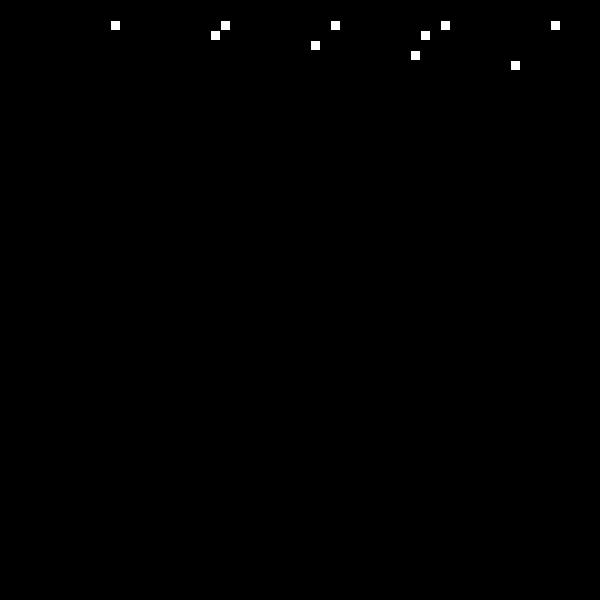
Frame 1 (no input)
Frame 60 (the mouse pressed at the canvas centre just before this capture): identical to frame 1, image omitted
Frame 120 (the mouse held since frame 60 and released just before this capture): identical to frame 1, image omitted

The Processing sketch that drew this single still picture (run headless with seeded random() and noise(); from frame 60 on, the mouse is pressed at the canvas centre):

// Processing sketch: processing_185238
// ── processing_185238.pde



void setup() {
  size(600,600);
  background(0);
}

void draw() {
  
  float rand1=90/20;
    for (int x = 10; x < 590; x = x+10) { //Array on x axis
      for (int y = 10; y < 590; y = y+10) { //Array on y axis
      pushMatrix();
      float rot = random(x,y);
      translate(x*y,10);        
          rect(x,y,10,10);
          rotate(random(rot));
          popMatrix();
    }
  }
}

  
